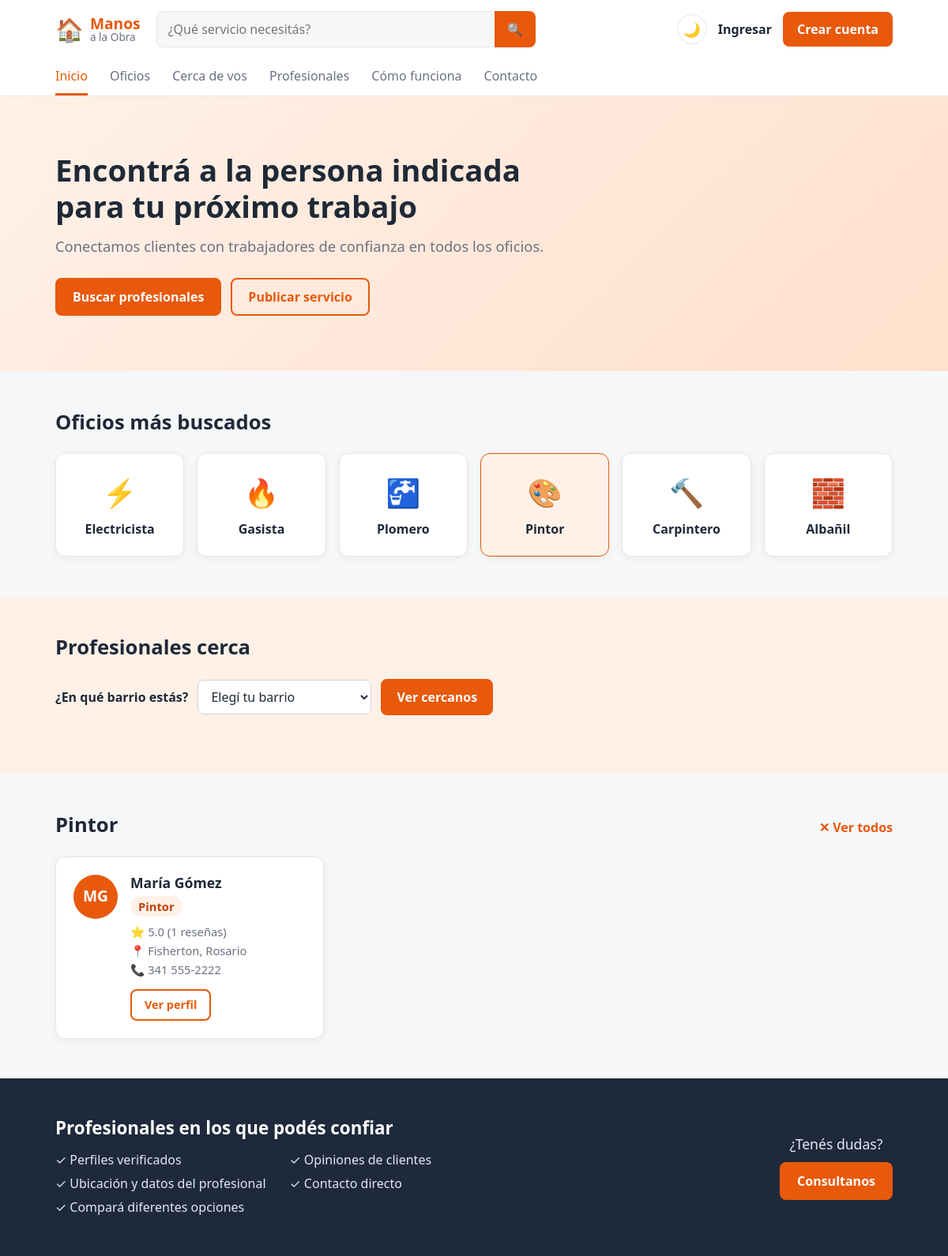
/index.php?oficio=Pintor, run on the app's committed database.
### tables this page shows
CREATE TABLE profesionales (
    id INT AUTO_INCREMENT PRIMARY KEY,
     
    nombre VARCHAR(60) NOT NULL,
    apellido VARCHAR(60) NOT NULL,
    email VARCHAR(120) NOT NULL UNIQUE,
    password VARCHAR(255) NOT NULL,
    iniciales VARCHAR(5) NOT NULL,
     
    oficio VARCHAR(60) NULL,
    descripcion VARCHAR(300) NULL,
    ubicacion VARCHAR(100) NULL,              
    domicilio VARCHAR(120) NULL,              
    barrio_id INT NULL,                       
    telefono VARCHAR(30) NULL,
    experiencia INT NULL,
    fecha_alta DATE NULL,
    fecha_baja DATE NULL,
     
     
    valoracion DECIMAL(2,1) DEFAULT 0,
    cantidad_resenas INT DEFAULT 0,
    creado_en TIMESTAMP DEFAULT CURRENT_TIMESTAMP,
    FOREIGN KEY (barrio_id) REFERENCES barrios(id)
);

CREATE TABLE barrios (
    id INT AUTO_INCREMENT PRIMARY KEY,
    barrio VARCHAR(60) NOT NULL UNIQUE,
    zona VARCHAR(30) NOT NULL
);

### index.php (the view, shortened to what this page needs)
<?php
require "config.php";
$modo_oscuro = ($_COOKIE["tema"] ?? "") === "oscuro";
$buscar = trim($_GET["buscar"] ?? "");
$oficio = trim($_GET["oficio"] ?? "");
$sql = "SELECT profesionales.*, barrios.barrio
        FROM profesionales
        LEFT JOIN barrios ON barrios.id = profesionales.barrio_id
        WHERE oficio IS NOT NULL
          AND (fecha_baja IS NULL OR fecha_baja >= CURDATE())";
$tipos = "";
$valores = [];
if ($oficio !== "") {
    $sql .= " AND oficio = ?";
    $tipos .= "s";
    $valores[] = $oficio;
}
$sql .= " ORDER BY valoracion DESC, cantidad_resenas DESC";
$consulta = $conexion->prepare($sql);
if ($tipos !== "") {
    $consulta->bind_param($tipos, ...$valores);
}
$consulta->execute();
$resultado_profesionales = $consulta->get_result();
if ($oficio !== "") {
    $titulo_profesionales = $oficio;
} elseif ($buscar !== "") {
    $titulo_profesionales = "Resultados para \"" . $buscar . "\"";
} else {
    $titulo_profesionales = "Profesionales destacados";
}
$barrios = [];
$resultado_barrios = $conexion->query("SELECT id, barrio, zona FROM barrios ORDER BY zona, barrio");
while ($fila = $resultado_barrios->fetch_assoc()) {
    $barrios[$fila["id"]] = $fila;
}
$barrio_elegido = (int) ($_GET["barrio"] ?? 0);
$oficios_destacados = [
    "Electricista" => "⚡",
    "Gasista"      => "🔥",
    "Plomero"      => "🚰",
    "Pintor"       => "🎨",
    "Carpintero"   => "🔨",
    "Albañil"      => "🧱",
];
if (!isset($_SESSION["usuario_id"])) {
    $link_publicar = "registro.php";
} elseif ($_SESSION["usuario_tipo"] === "profesional") {
    $link_publicar = "postular.php";
} else {
    $link_publicar = "";
}
?>
<!DOCTYPE html>
<html lang="es">
<head>
    <link rel="stylesheet" href="style.css">
</head>
<body class="<?php echo $modo_oscuro ? "oscuro" : ""; ?>">
    <header class="header-principal">
        <div class="barra-superior">
            <a href="index.php" class="logo">
                <span class="logo-icono">🏠</span>
                <span class="logo-texto"><strong>Manos</strong><span>a la Obra</span></span>
            </a>
            <form class="buscador" action="index.php#profesionales" method="get">
                <input type="search" name="buscar" placeholder="¿Qué servicio necesitás?" value="<?php echo htmlspecialchars($buscar); ?>">
                <button type="submit" aria-label="Buscar">🔍</button>
            </form>
            <div class="acciones">
                <a href="tema.php" class="boton-tema" title="<?php echo $modo_oscuro ? "Activar modo claro" : "Activar modo oscuro"; ?>">
                    <?php echo $modo_oscuro ? "☀️" : "🌙"; ?>
                </a>
                <?php if (isset($_SESSION["usuario_nombre"])): ?>
                    <span class="link-ingresar">Hola, <?php echo htmlspecialchars($_SESSION["usuario_nombre"]); ?></span>
                    <?php if (($_SESSION["usuario_tipo"] ?? "") === "profesional"): ?>
                        <a href="postular.php" class="btn-publicar">Postular servicio</a>
                    <?php endif; ?>
                    <a href="logout.php" class="btn-publicar">Salir</a>
                <?php else: ?>
                    <a href="login.php" class="link-ingresar">Ingresar</a>
                    <a href="registro.php" class="btn-publicar">Crear cuenta</a>
                <?php endif; ?>
            </div>
        </div>
        <nav class="barra-menu">
            <a href="index.php" class="activo">Inicio</a>
            <a href="#oficios">Oficios</a>
            <a href="#cerca">Cerca de vos</a>
            <a href="#profesionales">Profesionales</a>
            <a href="#">Cómo funciona</a>
            <a href="#">Contacto</a>
        </nav>
    </header>
    <section class="hero">
        <div class="contenedor">
            <div class="hero-texto">
                <h1>Encontrá a la persona indicada para tu próximo trabajo</h1>
                <p>Conectamos clientes con trabajadores de confianza en todos los oficios.</p>
                <div class="hero-botones">
                    <a href="#profesionales" class="boton boton-lleno">Buscar profesionales</a>
                    <?php if ($link_publicar !== ""): ?>
                        <a href="<?php echo $link_publicar; ?>" class="boton boton-borde">Publicar servicio</a>
                    <?php endif; ?>
                </div>
            </div>
        </div>
    </section>
    <section class="seccion">
        <div class="contenedor">
            <h2 class="seccion-titulo" id="oficios">Oficios más buscados</h2>
            <div class="oficios-grid">
                <?php foreach ($oficios_destacados as $nombre_oficio => $icono): ?>
                    <a href="index.php?oficio=<?php echo urlencode($nombre_oficio); ?>#profesionales"
                       class="oficio-card <?php echo $oficio === $nombre_oficio ? "elegido" : ""; ?>">
                        <span class="icono"><?php echo $icono; ?></span>
                        <p><?php echo $nombre_oficio; ?></p>
                    </a>
                <?php endforeach; ?>
            </div>
        </div>
    </section>
    <section class="seccion seccion-cerca">
        <div class="contenedor">
            <h2 class="seccion-titulo" id="cerca">Profesionales cerca</h2>
            <form class="elegir-barrio" action="index.php#cerca" method="get">
                <label for="barrio">¿En qué barrio estás?</label>
                <select id="barrio" name="barrio" required>
                    <option value="" disabled <?php echo isset($barrios[$barrio_elegido]) ? "" : "selected"; ?>>Elegí tu barrio</option>
                </select>
                <button type="submit" class="boton boton-lleno">Ver cercanos</button>
            </form>
        </div>
    </section>
    <section class="seccion">
        <div class="contenedor">
            <div class="seccion-encabezado">
                <h2 class="seccion-titulo" id="profesionales"><?php echo htmlspecialchars($titulo_profesionales); ?></h2>
                <?php if ($buscar !== "" || $oficio !== ""): ?>
                    <a href="index.php#profesionales" class="ver-todos">✕ Ver todos</a>
                <?php endif; ?>
            </div>
            <div class="profesionales-grid">
                <?php while ($profesional = $resultado_profesionales->fetch_assoc()): ?>
                    <?php
                    include "tarjeta_profesional.php";
                    ?>
                <?php endwhile; ?>
            </div>
        </div>
    </section>
        <footer class="pie-pagina">
        <div class="contenedor">
            <div class="pie-confianza">
                <h2>Profesionales en los que podés confiar</h2>
                <ul>
                    <li>✓ Perfiles verificados</li>
                    <li>✓ Opiniones de clientes</li>
                    <li>✓ Ubicación y datos del profesional</li>
                    <li>✓ Contacto directo</li>
                    <li>✓ Compará diferentes opciones</li>
                </ul>
            </div>
            <div class="pie-ayuda">
                <p>¿Tenés dudas?</p>
                <a href="#" class="boton boton-lleno">Consultanos</a>
            </div>
        </div>
    </footer>
</body>
</html>

### tarjeta_profesional.php (shortened to what this page needs)
<div class="profesional-card">
    <div class="profesional-avatar"><?php echo htmlspecialchars($profesional["iniciales"]); ?></div>
    <div class="profesional-info">
        <h3><?php echo htmlspecialchars($profesional["nombre"] . " " . $profesional["apellido"]); ?></h3>
        <p class="oficio"><?php echo htmlspecialchars($profesional["oficio"]); ?></p>
        <p class="valoracion">⭐ <?php echo $profesional["valoracion"]; ?> (<?php echo $profesional["cantidad_resenas"]; ?> reseñas)</p>
        <p class="ubicacion">📍 <?php
            if (!empty($profesional["barrio"])) {
                echo htmlspecialchars($profesional["barrio"]) . ", ";
            }
            echo htmlspecialchars($profesional["ubicacion"] ?? "");
        ?></p>
        <?php if (!empty($profesional["telefono"])): ?>
            <p class="telefono">📞 <?php echo htmlspecialchars($profesional["telefono"]); ?></p>
        <?php endif; ?>
        <a href="perfil.php?id=<?php echo $profesional["id"]; ?>" class="boton boton-borde">Ver perfil</a>
    </div>
</div>

### data on the page
profesionales: iniciales "MG", nombre+apellido "María Gómez", oficio "Pintor", valoracion "5.0", cantidad_resenas "1", barrio.barrio "Fisherton", ubicacion "Rosario", telefono "341 555-2222"

### other printed values
$icono "⚡"
$nombre_oficio "Electricista"
$icono "🔥"
$nombre_oficio "Gasista"
$icono "🚰"
$nombre_oficio "Plomero"
$icono "🎨"
$nombre_oficio "Pintor"
$icono "🔨"
$nombre_oficio "Carpintero"
$icono "🧱"
$nombre_oficio "Albañil"
$titulo_profesionales "Pintor"
